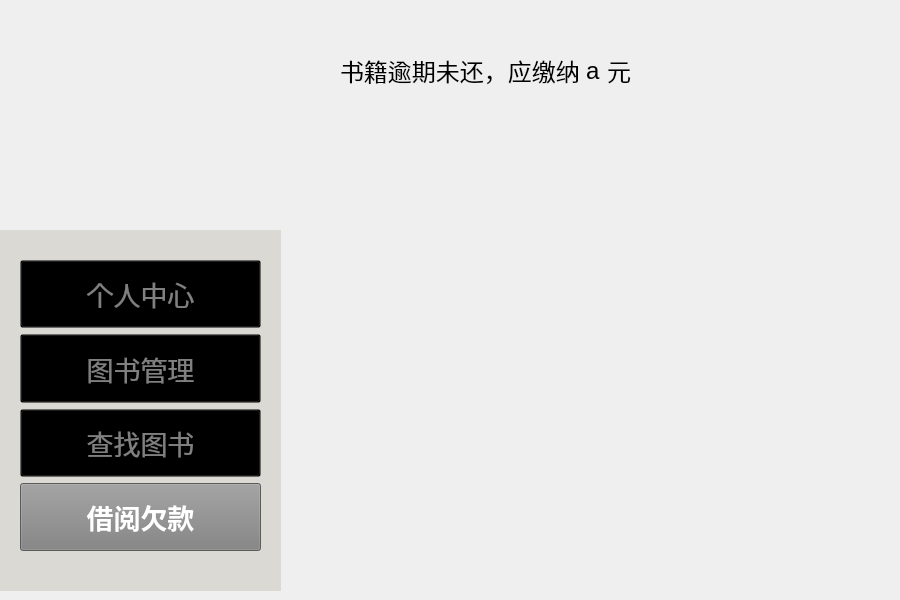
<?xml version="1.0" encoding="UTF-8"?>
<ui version="4.0">
 <class>paymode</class>
 <widget class="QWidget" name="paymode">
  <property name="geometry">
   <rect>
    <x>0</x>
    <y>0</y>
    <width>900</width>
    <height>600</height>
   </rect>
  </property>
  <property name="windowTitle">
   <string>Form</string>
  </property>
  <widget class="QLabel" name="logo">
   <property name="enabled">
    <bool>true</bool>
   </property>
   <property name="geometry">
    <rect>
     <x>0</x>
     <y>0</y>
     <width>281</width>
     <height>271</height>
    </rect>
   </property>
   <property name="styleSheet">
    <string notr="true">QLabel {
    background-color: transparent;
}
</string>
   </property>
   <property name="frameShape">
    <enum>QFrame::Shape::NoFrame</enum>
   </property>
   <property name="frameShadow">
    <enum>QFrame::Shadow::Plain</enum>
   </property>
   <property name="text">
    <string/>
   </property>
   <property name="pixmap">
    <pixmap resource="Logo.qrc">:/image/Logo.png</pixmap>
   </property>
   <property name="scaledContents">
    <bool>true</bool>
   </property>
   <property name="wordWrap">
    <bool>false</bool>
   </property>
   <property name="openExternalLinks">
    <bool>false</bool>
   </property>
   <property name="textInteractionFlags">
    <set>Qt::TextInteractionFlag::LinksAccessibleByMouse</set>
   </property>
  </widget>
  <widget class="QLabel" name="cat_1">
   <property name="geometry">
    <rect>
     <x>730</x>
     <y>350</y>
     <width>171</width>
     <height>221</height>
    </rect>
   </property>
   <property name="sizePolicy">
    <sizepolicy hsizetype="Expanding" vsizetype="Expanding">
     <horstretch>0</horstretch>
     <verstretch>0</verstretch>
    </sizepolicy>
   </property>
   <property name="maximumSize">
    <size>
     <width>300</width>
     <height>300</height>
    </size>
   </property>
   <property name="text">
    <string/>
   </property>
   <property name="pixmap">
    <pixmap resource="Logo.qrc">:/image/Cat(1).png</pixmap>
   </property>
   <property name="scaledContents">
    <bool>true</bool>
   </property>
  </widget>
  <widget class="QWidget" name="verticalLayoutWidget">
   <property name="geometry">
    <rect>
     <x>0</x>
     <y>230</y>
     <width>281</width>
     <height>361</height>
    </rect>
   </property>
   <layout class="QVBoxLayout" name="mode">
    <item>
     <widget class="QFrame" name="frame">
      <property name="enabled">
       <bool>true</bool>
      </property>
      <property name="acceptDrops">
       <bool>false</bool>
      </property>
      <property name="autoFillBackground">
       <bool>false</bool>
      </property>
      <property name="styleSheet">
       <string notr="true">QFrame {
    background-color: rgb(218,217,211); 
}
</string>
      </property>
      <property name="frameShape">
       <enum>QFrame::Shape::NoFrame</enum>
      </property>
      <property name="frameShadow">
       <enum>QFrame::Shadow::Plain</enum>
      </property>
      <widget class="QWidget" name="verticalLayoutWidget_2">
       <property name="geometry">
        <rect>
         <x>20</x>
         <y>30</y>
         <width>241</width>
         <height>291</height>
        </rect>
       </property>
       <layout class="QVBoxLayout" name="verticalLayout_2">
        <item>
         <widget class="QPushButton" name="PersonalMode_Button">
          <property name="enabled">
           <bool>true</bool>
          </property>
          <property name="sizePolicy">
           <sizepolicy hsizetype="Expanding" vsizetype="Expanding">
            <horstretch>0</horstretch>
            <verstretch>0</verstretch>
           </sizepolicy>
          </property>
          <property name="font">
           <font>
            <pointsize>20</pointsize>
            <bold>false</bold>
           </font>
          </property>
          <property name="focusPolicy">
           <enum>Qt::FocusPolicy::ClickFocus</enum>
          </property>
          <property name="layoutDirection">
           <enum>Qt::LayoutDirection::LeftToRight</enum>
          </property>
          <property name="autoFillBackground">
           <bool>false</bool>
          </property>
          <property name="styleSheet">
           <string notr="true">QPushButton {
    background-color: transparent;
    color: grey;
}
</string>
          </property>
          <property name="text">
           <string>个人中心</string>
          </property>
         </widget>
        </item>
        <item>
         <widget class="QPushButton" name="BookMode_Button">
          <property name="enabled">
           <bool>true</bool>
          </property>
          <property name="sizePolicy">
           <sizepolicy hsizetype="Expanding" vsizetype="Expanding">
            <horstretch>0</horstretch>
            <verstretch>0</verstretch>
           </sizepolicy>
          </property>
          <property name="palette">
           <palette>
            <active>
             <colorrole role="WindowText">
              <brush brushstyle="SolidPattern">
               <color alpha="255">
                <red>128</red>
                <green>128</green>
                <blue>128</blue>
               </color>
              </brush>
             </colorrole>
             <colorrole role="Button">
              <brush brushstyle="SolidPattern">
               <color alpha="0">
                <red>0</red>
                <green>0</green>
                <blue>0</blue>
               </color>
              </brush>
             </colorrole>
             <colorrole role="Text">
              <brush brushstyle="SolidPattern">
               <color alpha="255">
                <red>128</red>
                <green>128</green>
                <blue>128</blue>
               </color>
              </brush>
             </colorrole>
             <colorrole role="ButtonText">
              <brush brushstyle="SolidPattern">
               <color alpha="255">
                <red>128</red>
                <green>128</green>
                <blue>128</blue>
               </color>
              </brush>
             </colorrole>
             <colorrole role="Base">
              <brush brushstyle="SolidPattern">
               <color alpha="0">
                <red>0</red>
                <green>0</green>
                <blue>0</blue>
               </color>
              </brush>
             </colorrole>
             <colorrole role="Window">
              <brush brushstyle="SolidPattern">
               <color alpha="0">
                <red>0</red>
                <green>0</green>
                <blue>0</blue>
               </color>
              </brush>
             </colorrole>
             <colorrole role="PlaceholderText">
              <brush brushstyle="SolidPattern">
               <color alpha="128">
                <red>128</red>
                <green>128</green>
                <blue>128</blue>
               </color>
              </brush>
             </colorrole>
            </active>
            <inactive>
             <colorrole role="WindowText">
              <brush brushstyle="SolidPattern">
               <color alpha="255">
                <red>128</red>
                <green>128</green>
                <blue>128</blue>
               </color>
              </brush>
             </colorrole>
             <colorrole role="Button">
              <brush brushstyle="SolidPattern">
               <color alpha="0">
                <red>0</red>
                <green>0</green>
                <blue>0</blue>
               </color>
              </brush>
             </colorrole>
             <colorrole role="Text">
              <brush brushstyle="SolidPattern">
               <color alpha="255">
                <red>128</red>
                <green>128</green>
                <blue>128</blue>
               </color>
              </brush>
             </colorrole>
             <colorrole role="ButtonText">
              <brush brushstyle="SolidPattern">
               <color alpha="255">
                <red>128</red>
                <green>128</green>
                <blue>128</blue>
               </color>
              </brush>
             </colorrole>
             <colorrole role="Base">
              <brush brushstyle="SolidPattern">
               <color alpha="0">
                <red>0</red>
                <green>0</green>
                <blue>0</blue>
               </color>
              </brush>
             </colorrole>
             <colorrole role="Window">
              <brush brushstyle="SolidPattern">
               <color alpha="0">
                <red>0</red>
                <green>0</green>
                <blue>0</blue>
               </color>
              </brush>
             </colorrole>
             <colorrole role="PlaceholderText">
              <brush brushstyle="SolidPattern">
               <color alpha="128">
                <red>128</red>
                <green>128</green>
                <blue>128</blue>
               </color>
              </brush>
             </colorrole>
            </inactive>
            <disabled>
             <colorrole role="WindowText">
              <brush brushstyle="SolidPattern">
               <color alpha="255">
                <red>128</red>
                <green>128</green>
                <blue>128</blue>
               </color>
              </brush>
             </colorrole>
             <colorrole role="Button">
              <brush brushstyle="SolidPattern">
               <color alpha="0">
                <red>0</red>
                <green>0</green>
                <blue>0</blue>
               </color>
              </brush>
             </colorrole>
             <colorrole role="Text">
              <brush brushstyle="SolidPattern">
               <color alpha="255">
                <red>128</red>
                <green>128</green>
                <blue>128</blue>
               </color>
              </brush>
             </colorrole>
             <colorrole role="ButtonText">
              <brush brushstyle="SolidPattern">
               <color alpha="255">
                <red>128</red>
                <green>128</green>
                <blue>128</blue>
               </color>
              </brush>
             </colorrole>
             <colorrole role="Base">
              <brush brushstyle="SolidPattern">
               <color alpha="0">
                <red>0</red>
                <green>0</green>
                <blue>0</blue>
               </color>
              </brush>
             </colorrole>
             <colorrole role="Window">
              <brush brushstyle="SolidPattern">
               <color alpha="0">
                <red>0</red>
                <green>0</green>
                <blue>0</blue>
               </color>
              </brush>
             </colorrole>
             <colorrole role="PlaceholderText">
              <brush brushstyle="SolidPattern">
               <color alpha="128">
                <red>128</red>
                <green>128</green>
                <blue>128</blue>
               </color>
              </brush>
             </colorrole>
            </disabled>
           </palette>
          </property>
          <property name="font">
           <font>
            <pointsize>20</pointsize>
            <bold>false</bold>
           </font>
          </property>
          <property name="mouseTracking">
           <bool>false</bool>
          </property>
          <property name="acceptDrops">
           <bool>false</bool>
          </property>
          <property name="layoutDirection">
           <enum>Qt::LayoutDirection::LeftToRight</enum>
          </property>
          <property name="autoFillBackground">
           <bool>false</bool>
          </property>
          <property name="styleSheet">
           <string notr="true">QPushButton {
    background-color: transparent;
    color: grey;
}
</string>
          </property>
          <property name="text">
           <string>图书管理</string>
          </property>
         </widget>
        </item>
        <item>
         <widget class="QPushButton" name="FindBookMode_Button">
          <property name="sizePolicy">
           <sizepolicy hsizetype="Expanding" vsizetype="Expanding">
            <horstretch>0</horstretch>
            <verstretch>0</verstretch>
           </sizepolicy>
          </property>
          <property name="font">
           <font>
            <pointsize>20</pointsize>
            <bold>false</bold>
           </font>
          </property>
          <property name="layoutDirection">
           <enum>Qt::LayoutDirection::LeftToRight</enum>
          </property>
          <property name="autoFillBackground">
           <bool>false</bool>
          </property>
          <property name="styleSheet">
           <string notr="true">QPushButton {
    background-color: transparent;
    color: grey;
}
</string>
          </property>
          <property name="text">
           <string>查找图书</string>
          </property>
         </widget>
        </item>
        <item>
         <widget class="QPushButton" name="PayMode_Button">
          <property name="sizePolicy">
           <sizepolicy hsizetype="Expanding" vsizetype="Expanding">
            <horstretch>0</horstretch>
            <verstretch>0</verstretch>
           </sizepolicy>
          </property>
          <property name="font">
           <font>
            <pointsize>20</pointsize>
            <bold>true</bold>
           </font>
          </property>
          <property name="layoutDirection">
           <enum>Qt::LayoutDirection::LeftToRight</enum>
          </property>
          <property name="autoFillBackground">
           <bool>false</bool>
          </property>
          <property name="styleSheet">
           <string notr="true">QPushButton {
    background-color: gray;
    color: white;
}</string>
          </property>
          <property name="text">
           <string>借阅欠款</string>
          </property>
         </widget>
        </item>
       </layout>
       <zorder>BookMode_Button</zorder>
       <zorder>FindBookMode_Button</zorder>
       <zorder>PayMode_Button</zorder>
       <zorder>PersonalMode_Button</zorder>
      </widget>
     </widget>
    </item>
   </layout>
  </widget>
  <widget class="QWidget" name="layoutWidget">
   <property name="geometry">
    <rect>
     <x>340</x>
     <y>40</y>
     <width>469</width>
     <height>61</height>
    </rect>
   </property>
   <layout class="QHBoxLayout" name="horizontalLayout_2">
    <item>
     <widget class="QLabel" name="Label_1">
      <property name="sizePolicy">
       <sizepolicy hsizetype="Expanding" vsizetype="Preferred">
        <horstretch>0</horstretch>
        <verstretch>0</verstretch>
       </sizepolicy>
      </property>
      <property name="font">
       <font>
        <pointsize>18</pointsize>
       </font>
      </property>
      <property name="text">
       <string>书籍逾期未还，应缴纳</string>
      </property>
     </widget>
    </item>
    <item>
     <widget class="QLabel" name="Label_money">
      <property name="font">
       <font>
        <pointsize>18</pointsize>
       </font>
      </property>
      <property name="text">
       <string>a</string>
      </property>
     </widget>
    </item>
    <item>
     <widget class="QLabel" name="Label_2">
      <property name="sizePolicy">
       <sizepolicy hsizetype="Expanding" vsizetype="Preferred">
        <horstretch>0</horstretch>
        <verstretch>0</verstretch>
       </sizepolicy>
      </property>
      <property name="font">
       <font>
        <pointsize>18</pointsize>
       </font>
      </property>
      <property name="text">
       <string>元</string>
      </property>
     </widget>
    </item>
   </layout>
  </widget>
  <widget class="QLabel" name="cat_2">
   <property name="geometry">
    <rect>
     <x>370</x>
     <y>160</y>
     <width>171</width>
     <height>221</height>
    </rect>
   </property>
   <property name="sizePolicy">
    <sizepolicy hsizetype="Expanding" vsizetype="Expanding">
     <horstretch>0</horstretch>
     <verstretch>0</verstretch>
    </sizepolicy>
   </property>
   <property name="maximumSize">
    <size>
     <width>300</width>
     <height>300</height>
    </size>
   </property>
   <property name="text">
    <string/>
   </property>
   <property name="pixmap">
    <pixmap resource="Logo.qrc">:/image/Cat(1).png</pixmap>
   </property>
   <property name="scaledContents">
    <bool>true</bool>
   </property>
  </widget>
  <widget class="QLabel" name="cat_3">
   <property name="geometry">
    <rect>
     <x>570</x>
     <y>150</y>
     <width>171</width>
     <height>221</height>
    </rect>
   </property>
   <property name="sizePolicy">
    <sizepolicy hsizetype="Expanding" vsizetype="Expanding">
     <horstretch>0</horstretch>
     <verstretch>0</verstretch>
    </sizepolicy>
   </property>
   <property name="maximumSize">
    <size>
     <width>300</width>
     <height>300</height>
    </size>
   </property>
   <property name="text">
    <string/>
   </property>
   <property name="pixmap">
    <pixmap resource="Logo.qrc">:/image/Cat(1).png</pixmap>
   </property>
   <property name="scaledContents">
    <bool>true</bool>
   </property>
  </widget>
 </widget>
 <resources>
  <include location="Logo.qrc"/>
 </resources>
 <connections/>
</ui>
